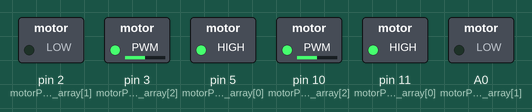
Simulated run of this sketch. Board: Arduino Uno, built with avr-gcc and run on an emulated ATmega328P. Shown: switched loads named in the sketch (green lamp = pin HIGH).

Above: at 0.05 s.
At 3.1 s:
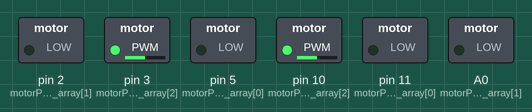
At 6.15 s:
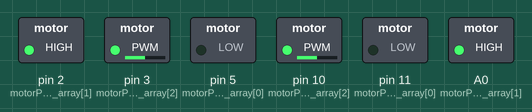
Timing chart, 0 to 7.1 s (numbered marks = the images above):
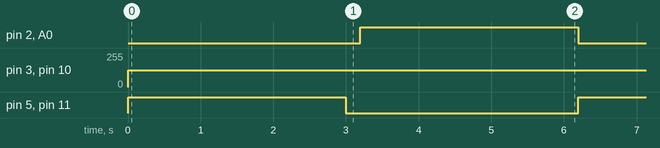

Measured:
- by itself, pin 3 (motorPin_2_array[2]), pin 10 (motorPin_1_array[2]): 0/255 → 127/255 at 0.00 s
- by itself, pin 2 (motorPin_2_array[1]), pin 5 (motorPin_2_array[0]), pin 11 (motorPin_1_array[0]), A0 (motorPin_1_array[1]): alternates HIGH for 3.0 s and LOW for 3.2 s

The sketch:

Line_tracking_March_3.ino
```cpp
/*

  I solemnly swear I am up to no good
  Saima Ali
  EngSci 1T7

*/

#define UP 0
#define RIGHT 1
#define DOWN 2
#define LEFT 3

#define TURN_TIME 1000
#define BOARDHEIGHT 9
#define BOARDWIDTH 8

#define THRESHOLD 300
#define SERVO_ANGLE 20

//const int enable_1 = 10;
//const int enable_2 = 2;
const int motorPin_1_array[3] = {11, A0, 10};
//left motor 10 11
//left line sensor A4
//right motor 3 5
//right line sensor A3
const int motorPin_2_array[3] = {5, 2, 3};
const int line_sensor[2] = {A4, A3};
//const int servoPin = ;

int myPos[2] = { 0, 0 }; // scope of the variable - entire file
byte face = LEFT; //direction currently facing
byte dir = LEFT; //direction travelling/to travel in
byte PWM_val = 127;

void setup () {
  pinMode( motorPin_1_array[0], OUTPUT );
  pinMode( motorPin_1_array[1], OUTPUT );
  pinMode( motorPin_1_array[2], OUTPUT );
  pinMode( motorPin_2_array[0], OUTPUT );
  pinMode( motorPin_2_array[1], OUTPUT );
  pinMode( motorPin_2_array[2], OUTPUT );

  pinMode( line_sensor[0], INPUT );
  pinMode( line_sensor[1], INPUT );

  Serial.begin( 9600 );

}

void loop () {

  driveForward( motorPin_1_array, PWM_val );
  driveForward( motorPin_2_array, PWM_val );

  delay( 3000 );
  driveStop( motorPin_1_array );
  driveStop( motorPin_2_array );
  delay( 200 );
  driveBackward( motorPin_1_array, PWM_val );
  driveBackward( motorPin_2_array, PWM_val );
  delay( 3000 );
  driveStop( motorPin_1_array );
  driveStop( motorPin_2_array );

}

// Coordinates

void logCoordinate() {
  if( dir == LEFT ) {
    myPos[0] -= 1;
  } else if ( dir == RIGHT ) {
    myPos[0] += 1;
  } else if ( dir == UP ) {
    myPos[1] += 1;
  } else if (dir == DOWN ) {
    myPos[1] -= 1;
  }
}

/*int findTurnDir() {
  int turn_dir;
  if ( ( dir == face ) || ( abs( dir - face ) == 2 ) ) {
    turn_dir = 2; // donut turn
  } else if ( ( abs( dir - face ) == 1 )) {
    turn_dir = 0; //turn cw
  } else {
    turn_dir = 1; //turn ccw
  }
  return turn_dir;
}

void linearMove() {
  int turnDir = findTurnDir();
  turn( turnDir );
  driveForward( motorPin_1_array, PWM_val );
  driveForward( motorPin_2_array, PWM_val );
}*/

void checkIntersection( int LDR1_val, int LDR2_val ) {
  if( LDR1_val > THRESHOLD && LDR2_val > THRESHOLD ) {
    logCoordinate();
    while( LDR1_val > THRESHOLD || LDR2_val > THRESHOLD ) {
        LDR1_val = analogRead( line_sensor[0] );
        LDR2_val = analogRead( line_sensor[1] );
    }
  }
}

int AmIThereYet( int target ) {
  int index = ( ( dir == UP ) || ( dir == DOWN ) );
  return ( myPos[index] == target );
}

void lineFollow() {
  int line_1_val = analogRead( line_sensor[0] );
  int line_2_val = analogRead( line_sensor[1] );
  //int line_sensor_1_val = analogRead( line_sensor[0] );
  //int line_sensor_2_val = analogRead( line_sensor[1] );
  Serial.print( "1: " );
  Serial.println( line_1_val );

  Serial.print( "2: " );
  Serial.println( line_2_val );
  checkIntersection( line_sensor[0], line_sensor[1] );

  if ( line_1_val < THRESHOLD && line_2_val < THRESHOLD ) {
    Serial.println( "On white" );
    driveForward( motorPin_1_array, PWM_val );
    driveForward( motorPin_2_array, PWM_val );
  } else if ( line_1_val < THRESHOLD && line_2_val > THRESHOLD ) {
    Serial.println( "Line sensor 2 is off " );
    driveForward( motorPin_1_array, PWM_val );
    driveStop( motorPin_2_array );
  } else if ( line_1_val > THRESHOLD && line_2_val < THRESHOLD ) {
    Serial.println( "Line sensor 1 is off " );
    driveForward( motorPin_2_array, PWM_val );
    driveStop( motorPin_1_array );
  } else {
    driveForward( motorPin_1_array, PWM_val );
    driveForward( motorPin_2_array, PWM_val );
  }
  delay( 300 );
  //checkIntersection( LDR1_val, LDR2_val );
  /*if (LDR1_val > THRESHOLD && LDR2_val > THRESHOLD ) {
    return;
  } else if ( LDR1_val > THRESHOLD && LDR2_val < THRESHOLD ) {
    Serial.println( "LDR1 greater " );
  } else if ( LDR1_val < THRESHOLD && LDR2_val > THRESHOLD ){
    Serial.println( "LDR2 greater " );
  }*/


  /*if( line_1_val > THRESHOLD && line_2_val < THRESHOLD ) {
    Serial.println( "LDR1 above" );
    if( dir == face ) {
      driveForward( motorPin_2_array, PWM_val );
      driveStop( motorPin_1_array );
    } else {
      driveForward( motorPin_1_array, PWM_val );
      driveStop( motorPin_2_array );
    }
  } else if ( LDR1_val < THRESHOLD && LDR2_val > THRESHOLD ) {
    Serial.println( "LDR2 above" );
    if( dir == face ) {
      driveForward( motorPin_1_array, PWM_val );
      driveStop( motorPin_2_array );
    } else {
      driveForward( motorPin_2_array, PWM_val );
      driveStop( motorPin_1_array );
    }
  } else {
    Serial.println( "Yer fine" );
    if ( dir == face ) {
      driveForward( motorPin_1_array, PWM_val );
      driveForward( motorPin_2_array, PWM_val );
    } else {
      driveBackward( motorPin_1_array );
      driveBackward( motorPin_2_array );
    }
  }*/
}

/*void getToWall() {
  int targetWallPos;
  if( myPos[0] <= 0 ) {
    dir = LEFT;
    targetWallPos = -4;
  } else {
    dir = RIGHT;
    targetWallPos = 4;
  }

  linearMove();
  int arrival = AmIThereYet( targetWallPos );
  int oldPos = myPos[0];
  while ( !arrival ) {
    lineFollow();
    while( myPos[0] == oldPos ){
      lineFollow();
    }
    oldPos = myPos[0];
    arrival = AmIThereYet( targetWallPos );
  }
  //I am there!
  driveStop( motorPin_1_array );
  driveStop( motorPin_2_array );
}*/

// Motor control functions

void driveSpeed( const int motorPin_array[], byte PWM_val ) {
  analogWrite( motorPin_array[2], PWM_val );
}

void driveForward( const int motorPin_array[], byte PWM_val ) {
  digitalWrite( motorPin_array[0], 1 );
  digitalWrite( motorPin_array[1], 0 );
  analogWrite(motorPin_array[2], PWM_val);
}

void driveBackward( const int motorPin_array[], byte PWM_val ) {
  digitalWrite( motorPin_array[0], 0 );
  digitalWrite( motorPin_array[1], 1 );
  analogWrite(motorPin_array[2], PWM_val);
}

void driveStop( const int motorPin_array[] ) {
  //analogWrite( motorPin_array[2], 0 );
  digitalWrite( motorPin_array[0], 0 );
  digitalWrite( motorPin_array[1], 0 );
}

/*void changeFace( int dir ){
  // changes the global variable of face
  //dir is either -1 or +1
  face = face + dir;
  if ( face < 0 )
  {
    face = 3;
  } else if ( face > 3 ) {
    face = 0;
  }
}

void turn( int turn_dir ) {
  //dir is 0 for motor1 cw, motor 2 ccw
  //dir is 1 for motor1 ccw, motor2 cw
  if( !turn_dir ) {
    driveForward( motorPin_1_array, PWM_val );
    driveBackward( motorPin_2_array );
    changeFace(1);
  } else if (turn_dir == 2) {
    return;
  } else {
    driveBackward( motorPin_1_array );
    driveForward( motorPin_2_array, PWM_val );
    changeFace(-1);
  }

  delay( TURN_TIME );
  driveStop( motorPin_1_array );
  driveStop( motorPin_2_array );

}
*/
/*void catchBall( int servoPin ) {


}*/

/*

  Mischief managed

*/
```
